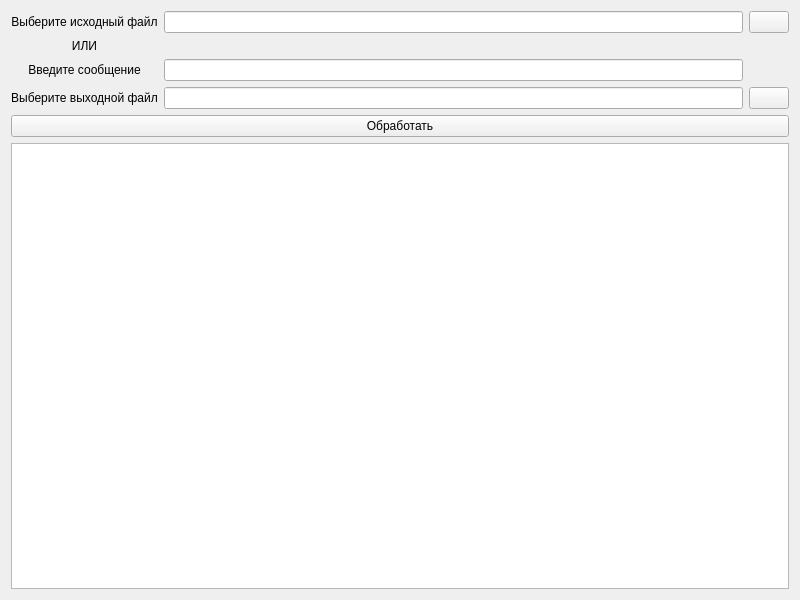
<?xml version="1.0" encoding="UTF-8"?>
<ui version="4.0">
 <class>Widget</class>
 <widget class="QWidget" name="Widget">
  <property name="geometry">
   <rect>
    <x>0</x>
    <y>0</y>
    <width>800</width>
    <height>600</height>
   </rect>
  </property>
  <property name="windowTitle">
   <string>Вариант 4</string>
  </property>
  <property name="windowIcon">
   <iconset resource="Dolgosrok.qrc">
    <normaloff>:/new/prefix1/icons/calculator-gray.png</normaloff>:/new/prefix1/icons/calculator-gray.png</iconset>
  </property>
  <layout class="QVBoxLayout" name="verticalLayout_2">
   <item>
    <layout class="QVBoxLayout" name="verticalLayout">
     <item>
      <layout class="QGridLayout" name="gridLayout">
       <item row="0" column="0">
        <widget class="QLabel" name="in_FileLBL">
         <property name="text">
          <string>Выберите исходный файл</string>
         </property>
         <property name="alignment">
          <set>Qt::AlignCenter</set>
         </property>
        </widget>
       </item>
       <item row="1" column="0">
        <widget class="QLabel" name="orLBL">
         <property name="text">
          <string>ИЛИ</string>
         </property>
         <property name="alignment">
          <set>Qt::AlignCenter</set>
         </property>
        </widget>
       </item>
       <item row="2" column="0">
        <widget class="QLabel" name="mesLBL">
         <property name="text">
          <string>Введите сообщение</string>
         </property>
         <property name="alignment">
          <set>Qt::AlignCenter</set>
         </property>
        </widget>
       </item>
       <item row="2" column="1">
        <widget class="QLineEdit" name="mesLED"/>
       </item>
       <item row="3" column="0">
        <widget class="QLabel" name="outFileLBL">
         <property name="text">
          <string>Выберите выходной файл</string>
         </property>
         <property name="alignment">
          <set>Qt::AlignCenter</set>
         </property>
        </widget>
       </item>
       <item row="3" column="1">
        <widget class="QLineEdit" name="outFileLED">
         <property name="readOnly">
          <bool>true</bool>
         </property>
        </widget>
       </item>
       <item row="3" column="2">
        <widget class="QPushButton" name="outFilePBN">
         <property name="text">
          <string/>
         </property>
         <property name="icon">
          <iconset resource="Dolgosrok.qrc">
           <normaloff>:/new/prefix1/icons/folder-horizontal-open.png</normaloff>:/new/prefix1/icons/folder-horizontal-open.png</iconset>
         </property>
        </widget>
       </item>
       <item row="0" column="2">
        <widget class="QPushButton" name="in_FilePBN">
         <property name="text">
          <string/>
         </property>
         <property name="icon">
          <iconset resource="Dolgosrok.qrc">
           <normaloff>:/new/prefix1/icons/folder-horizontal-open.png</normaloff>:/new/prefix1/icons/folder-horizontal-open.png</iconset>
         </property>
        </widget>
       </item>
       <item row="0" column="1">
        <widget class="QLineEdit" name="in_FileLED">
         <property name="readOnly">
          <bool>true</bool>
         </property>
        </widget>
       </item>
      </layout>
     </item>
     <item>
      <widget class="QPushButton" name="progressPBN">
       <property name="styleSheet">
        <string notr="true">background color : #ffffff</string>
       </property>
       <property name="text">
        <string>Обработать</string>
       </property>
       <property name="icon">
        <iconset resource="Dolgosrok.qrc">
         <normaloff>:/new/prefix1/icons/control.png</normaloff>:/new/prefix1/icons/control.png</iconset>
       </property>
      </widget>
     </item>
     <item>
      <widget class="QPlainTextEdit" name="logPTE">
       <property name="styleSheet">
        <string notr="true">font: 700 9pt &quot;Courier New&quot;;</string>
       </property>
       <property name="lineWrapMode">
        <enum>QPlainTextEdit::NoWrap</enum>
       </property>
       <property name="readOnly">
        <bool>true</bool>
       </property>
      </widget>
     </item>
    </layout>
   </item>
  </layout>
 </widget>
 <resources>
  <include location="Dolgosrok.qrc"/>
 </resources>
 <connections>
  <connection>
   <sender>in_FilePBN</sender>
   <signal>clicked()</signal>
   <receiver>Widget</receiver>
   <slot>fileSelectSlot()</slot>
   <hints>
    <hint type="sourcelabel">
     <x>770</x>
     <y>26</y>
    </hint>
    <hint type="destinationlabel">
     <x>399</x>
     <y>299</y>
    </hint>
   </hints>
  </connection>
  <connection>
   <sender>outFilePBN</sender>
   <signal>clicked()</signal>
   <receiver>Widget</receiver>
   <slot>fileSelectSlot()</slot>
   <hints>
    <hint type="sourcelabel">
     <x>770</x>
     <y>123</y>
    </hint>
    <hint type="destinationlabel">
     <x>399</x>
     <y>299</y>
    </hint>
   </hints>
  </connection>
 </connections>
 <slots>
  <slot>fileSelectSlot()</slot>
 </slots>
</ui>
